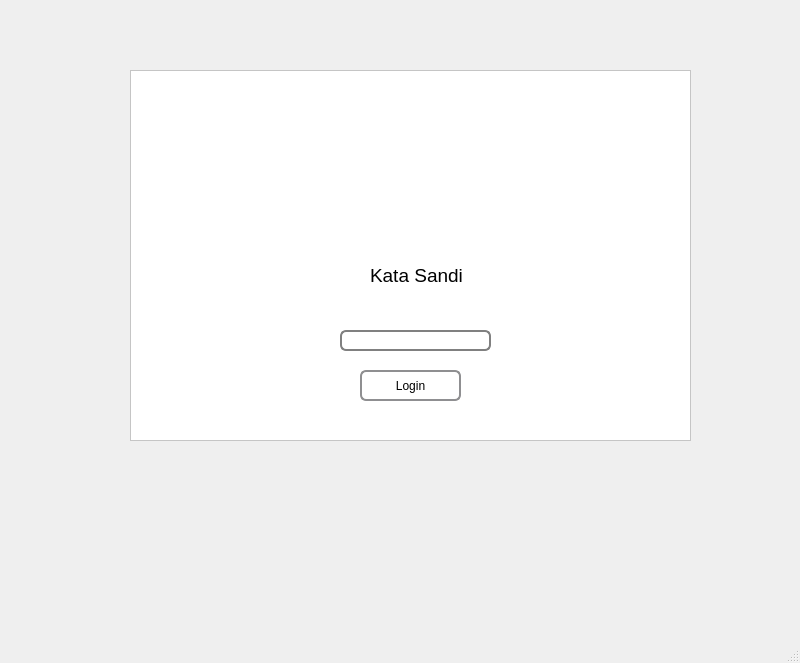
<?xml version="1.0" encoding="UTF-8"?>
<ui version="4.0">
 <class>MainWindow</class>
 <widget class="QMainWindow" name="MainWindow">
  <property name="geometry">
   <rect>
    <x>0</x>
    <y>0</y>
    <width>800</width>
    <height>663</height>
   </rect>
  </property>
  <property name="windowTitle">
   <string>MainWindow</string>
  </property>
  <widget class="QWidget" name="centralwidget">
   <widget class="QFrame" name="frame">
    <property name="geometry">
     <rect>
      <x>130</x>
      <y>70</y>
      <width>561</width>
      <height>371</height>
     </rect>
    </property>
    <property name="styleSheet">
     <string notr="true">background-color: rgb(255, 255, 255)</string>
    </property>
    <property name="frameShape">
     <enum>QFrame::StyledPanel</enum>
    </property>
    <property name="frameShadow">
     <enum>QFrame::Raised</enum>
    </property>
    <widget class="QLabel" name="label">
     <property name="geometry">
      <rect>
       <x>180</x>
       <y>10</y>
       <width>201</width>
       <height>191</height>
      </rect>
     </property>
     <property name="text">
      <string/>
     </property>
     <property name="pixmap">
      <pixmap resource="data/ui/logo.qrc">:/newPrefix/logo.png</pixmap>
     </property>
     <property name="scaledContents">
      <bool>true</bool>
     </property>
    </widget>
    <widget class="QLabel" name="label_2">
     <property name="geometry">
      <rect>
       <x>240</x>
       <y>190</y>
       <width>121</width>
       <height>31</height>
      </rect>
     </property>
     <property name="text">
      <string>&lt;html&gt;&lt;head/&gt;&lt;body&gt;&lt;p&gt;&lt;span style=&quot; font-size:14pt;&quot;&gt;Kata Sandi&lt;/span&gt;&lt;/p&gt;&lt;/body&gt;&lt;/html&gt;</string>
     </property>
    </widget>
    <widget class="QLineEdit" name="password">
     <property name="geometry">
      <rect>
       <x>210</x>
       <y>260</y>
       <width>151</width>
       <height>21</height>
      </rect>
     </property>
     <property name="focusPolicy">
      <enum>Qt::StrongFocus</enum>
     </property>
     <property name="styleSheet">
      <string notr="true">border: 2px solid gray;
border-radius: 6px;
padding: 0 8px;

selection-background-color: darkgray;</string>
     </property>
     <property name="text">
      <string/>
     </property>
    </widget>
    <widget class="QPushButton" name="loginButton">
     <property name="geometry">
      <rect>
       <x>230</x>
       <y>300</y>
       <width>101</width>
       <height>31</height>
      </rect>
     </property>
     <property name="styleSheet">
      <string notr="true">QPushButton {
    border: 2px solid #8f8f91;
    border-radius: 6px;
    background-color: qlineargradient(x1: 0, y1: 0, x2: 0, y2: 1,
                                      stop: 0 #f6f7fa, stop: 1 #dadbde);
    min-width: 80px;
}

QPushButton:pressed {
    background-color: qlineargradient(x1: 0, y1: 0, x2: 0, y2: 1,
                                      stop: 0 #dadbde, stop: 1 #f6f7fa);
}

QPushButton:flat {
    border: none; /* no border for a flat push button */
}

QPushButton:default {
    border-color: navy; /* make the default button prominent */
}</string>
     </property>
     <property name="text">
      <string>Login</string>
     </property>
    </widget>
   </widget>
  </widget>
  <widget class="QStatusBar" name="statusbar"/>
 </widget>
 <resources>
  <include location="data/ui/logo.qrc"/>
  <include location="data/ui/logo.qrc"/>
  <include location="data/ui/logo.qrc"/>
  <include location="logo.qrc"/>
 </resources>
 <connections/>
</ui>
